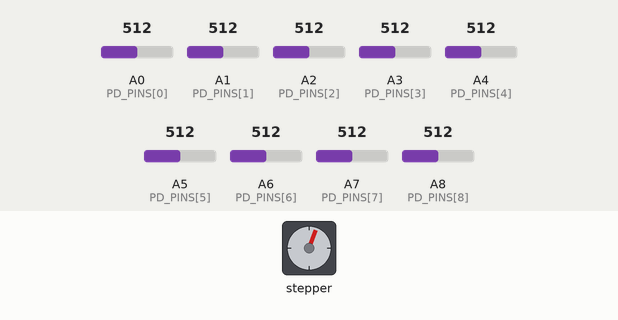
Simulated run of this sketch. Board: Arduino Mega 2560, built with avr-gcc and run on an emulated ATmega2560. Parts: stepper motor. Wiring (inferred from the names in the program): stepper motor driver (200 steps per turn assumed): step pin 2; direction pin 3. The test bench sets the inputs (shaded band); at power-on: A0 (PD_PINS[0]) = 512, A1 (PD_PINS[1]) = 512, A2 (PD_PINS[2]) = 512, A3 (PD_PINS[3]) = 512, A4 (PD_PINS[4]) = 512, A5 (PD_PINS[5]) = 512, A6 (PD_PINS[6]) = 512, A7 (PD_PINS[7]) = 512, A8 (PD_PINS[8]) = 512. What the sketch prints to the serial monitor is not drawn. At 21.7 s the program stops and its outputs stay as they are.

Above: at 2.77 s.
At 7.51 s:
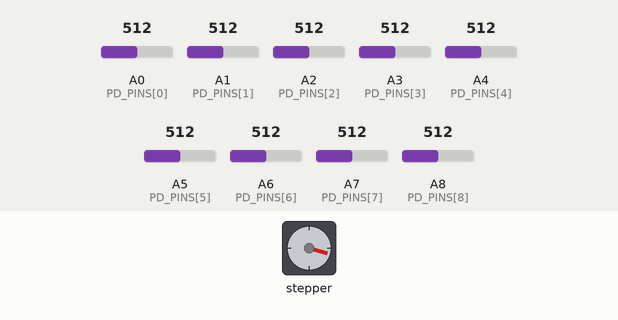
At 12.26 s:
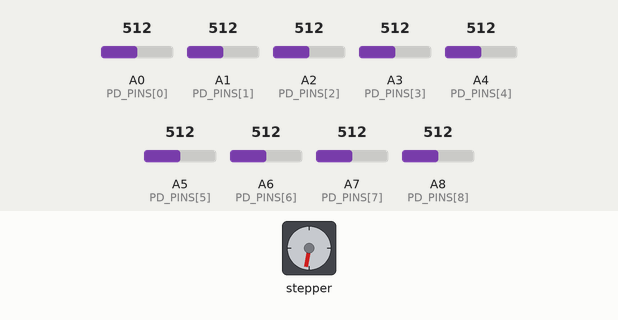
At 21.8 s:
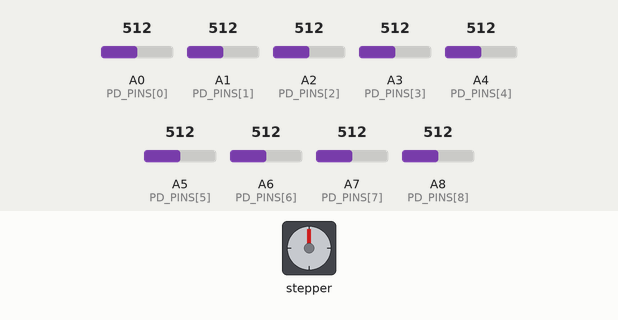
Timing chart, 0 to 23.2 s (numbered marks = the images above):
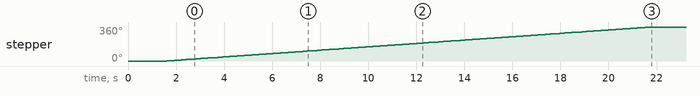

The sketch:

ct_scanner_3.ino
```cpp
/*
 * ============================================================
 *  광학 CT 스캐너 - 측정 펌웨어 v2 (관성 문제 해결)
 * ============================================================
 *  변경사항:
 *    - 가속/감속 램프 추가 (급출발·급정지 제거)
 *    - 마이크로스텝 대응 (STEPS_PER_REV 조정만 하면 됨)
 *    - SETTLE_MS 분리 (회전 후 진동 대기)
 * ============================================================
 *  [DRV8825 마이크로스텝 설정]
 *   풀스텝     M0=GND M1=GND M2=GND  → STEPS_PER_REV = 200
 *   1/2 스텝  M0=5V  M1=GND M2=GND  → STEPS_PER_REV = 400
 *   1/4 스텝  M0=GND M1=5V  M2=GND  → STEPS_PER_REV = 800
 *   1/8 스텝  M0=5V  M1=5V  M2=GND  → STEPS_PER_REV = 1600
 *   1/16 스텝 M0=GND M1=GND M2=5V   → STEPS_PER_REV = 3200  ← 추천
 *   1/32 스텝 M0=5V  M1=GND M2=5V   → STEPS_PER_REV = 6400
 * ============================================================
 */

// ── 핀 정의 ────────────────────────────────────────────────
const int PIN_STEP = 2;
const int PIN_DIR  = 3;

const int NUM_PD = 9;
const int PD_PINS[NUM_PD] = {A0, A1, A2, A3, A4, A5, A6, A7, A8};

// ── 파라미터 ───────────────────────────────────────────────
// ※ M2만 5V 연결 시 1/16 스텝 → 3200으로 변경
const int STEPS_PER_REV = 200;    // 현재 풀스텝 기준

const int MEAS_COUNT = 200;       // 측정 횟수 (360° / MEAS_COUNT = 각도 간격)
                                  //   200 → 1.8°   72 → 5°   36 → 10°

// 스텝 속도 (클수록 느림, 느릴수록 관성 적음)
const int STEP_DELAY_MIN = 1500;  // 최고속 (μs) - 중간 구간
const int STEP_DELAY_MAX = 6000;  // 저속 (μs)   - 가속/감속 구간

// 가속/감속 구간 스텝 수
const int RAMP_STEPS = 8;         // 작으면 급출발, 크면 부드럽지만 느림

// 측정 안정화
const int SETTLE_MS  = 80;        // 회전 완료 후 측정 전 대기 (ms)
const int ADC_SAMPLES = 16;       // 평균 샘플 수 (많을수록 노이즈↓)

// ── 계산값 ─────────────────────────────────────────────────
const int STEPS_PER_MEAS = STEPS_PER_REV / MEAS_COUNT;

// ── 초기 설정 ──────────────────────────────────────────────
void setup() {
  Serial.begin(115200);

  pinMode(PIN_STEP, OUTPUT);
  pinMode(PIN_DIR,  OUTPUT);
  digitalWrite(PIN_DIR, HIGH);

  // ADC 워밍업 (첫 몇 번 버림)
  for (int i = 0; i < NUM_PD; i++) {
    analogRead(PD_PINS[i]);
    analogRead(PD_PINS[i]);
  }

  delay(1500);  // 시리얼 연결 대기

  Serial.println(F("# ========================================="));
  Serial.println(F("# 광학 CT 스캐너 v2"));
  Serial.print  (F("# 측정수      = ")); Serial.println(MEAS_COUNT);
  Serial.print  (F("# 각도 간격   = ")); Serial.print(360.0 / MEAS_COUNT, 2); Serial.println(F(" deg"));
  Serial.print  (F("# 스텝/측정   = ")); Serial.println(STEPS_PER_MEAS);
  Serial.println(F("# ========================================="));
  Serial.println(F("angle_idx,angle_deg,A0,A1,A2,A3,A4,A5,A6,A7,A8"));
}

// ── 가속/감속 램프 스텝 ────────────────────────────────────
//   totalSteps: 이번에 돌릴 총 스텝 수
void stepWithRamp(int totalSteps) {
  if (totalSteps <= 0) return;

  int ramp = min(RAMP_STEPS, totalSteps / 2);

  for (int s = 0; s < totalSteps; s++) {
    int d;
    if (ramp > 0 && s < ramp) {
      // 가속 구간: MAX → MIN
      d = STEP_DELAY_MAX - (long)(STEP_DELAY_MAX - STEP_DELAY_MIN) * s / ramp;
    } else if (ramp > 0 && s >= totalSteps - ramp) {
      // 감속 구간: MIN → MAX
      int remaining = totalSteps - s - 1;
      d = STEP_DELAY_MAX - (long)(STEP_DELAY_MAX - STEP_DELAY_MIN) * remaining / ramp;
    } else {
      // 정속 구간
      d = STEP_DELAY_MIN;
    }

    digitalWrite(PIN_STEP, HIGH);
    delayMicroseconds(d);
    digitalWrite(PIN_STEP, LOW);
    delayMicroseconds(d);
  }
}

// ── 포토다이오드 평균 측정 ─────────────────────────────────
int readPD(int pin) {
  long sum = 0;
  for (int i = 0; i < ADC_SAMPLES; i++) {
    sum += analogRead(pin);
  }
  return (int)(sum / ADC_SAMPLES);
}

// ── 메인 루프 ──────────────────────────────────────────────
void loop() {
  static int angleIdx = 0;

  if (angleIdx >= MEAS_COUNT) {
    Serial.println(F("# ========================================="));
    Serial.println(F("# 측정 완료 (1회전)"));
    Serial.println(F("# 리셋하면 재시작"));
    Serial.println(F("# ========================================="));
    while (true) {}
  }

  // 1) 회전 후 진동 안정화 대기
  delay(SETTLE_MS);

  // 2) 측정 + CSV 출력
  float angleDeg = angleIdx * (360.0f / MEAS_COUNT);
  Serial.print(angleIdx);
  Serial.print(',');
  Serial.print(angleDeg, 2);
  for (int i = 0; i < NUM_PD; i++) {
    Serial.print(',');
    Serial.print(readPD(PD_PINS[i]));
  }
  Serial.println();

  // 3) 다음 위치로 이동 (가속→정속→감속)
  stepWithRamp(STEPS_PER_MEAS);

  angleIdx++;
}
```

Measured:
- by itself, stepper: turns 360° clockwise in 20.1 s
